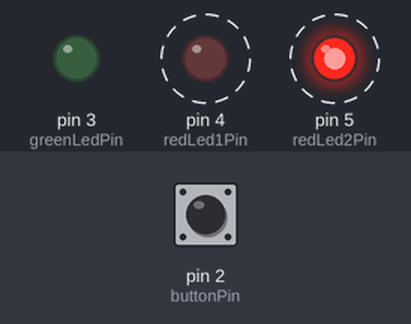
Simulated run of this sketch. Board: Arduino Uno, built with avr-gcc and run on an emulated ATmega328P. Parts: output pins drawn as LEDs (lit = HIGH). Dashed ring = blinking. Inputs (shaded band) come from the test bench; at power-on: pin 2 (buttonPin) HIGH.

Above: at 1.25 s.
1.3 s: pin 2 (buttonPin) pulled LOW for 3.2 s
At 2.1 s:
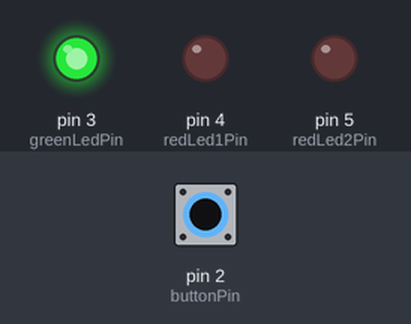
At 4.65 s:
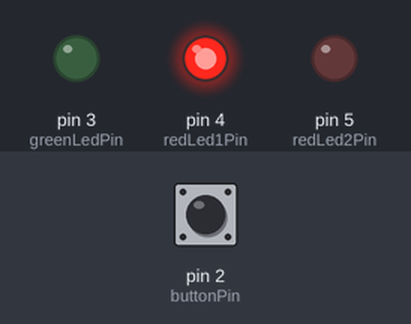
Timing chart, 0 to 12.1 s (numbered marks = the images above; inputs shaded):
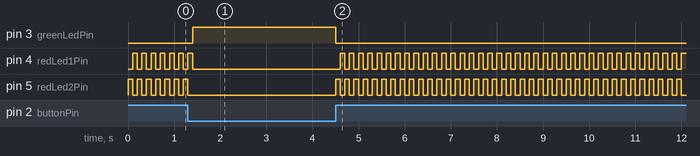

The sketch:

01-green-red-led-blinker-with-button.ino
```cpp
int buttonState = 0;

int buttonPin = 2;
int greenLedPin = 3;
int redLed1Pin = 4;
int redLed2Pin = 5;

void setup() {
  pinMode(greenLedPin, OUTPUT);
  pinMode(redLed1Pin, OUTPUT);
  pinMode(redLed2Pin, OUTPUT);
  pinMode(buttonPin, INPUT);

}

void loop() {
  buttonState = digitalRead(buttonPin);

  if (buttonState == LOW) {
    digitalWrite(greenLedPin, HIGH);
    digitalWrite(redLed1Pin, LOW);
    digitalWrite(redLed2Pin, LOW);
  } else {
    digitalWrite(greenLedPin, LOW);
    digitalWrite(redLed1Pin, LOW);
    digitalWrite(redLed2Pin, HIGH);

    delay(100);

    digitalWrite(redLed1Pin, HIGH);
    digitalWrite(redLed2Pin, LOW);

    delay(100);
  }
}
```

Measured:
- after the input at 1.3 s, pin 3 (greenLedPin): LOW → HIGH after 0.10 s, → LOW 3.1 s later
- by itself, pin 5 (redLed2Pin): repeats every 0.20 s: HIGH 0.10 s, LOW 0.10 s
